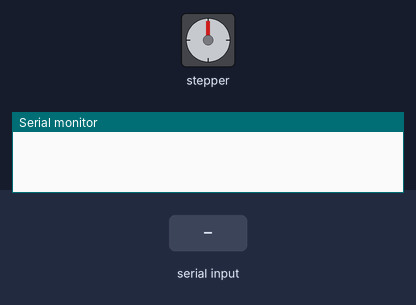
Bench run of a sketch on a simulated Arduino Uno, built with avr-gcc and run on an emulated ATmega328P. On the bench: stepper motor, the last lines printed to the serial monitor. Wiring (inferred from the names in the program): stepper motor driver (200 steps per turn assumed): step pin 3; direction pin 2. Inputs (shaded band) come from the test bench.

Above: at 1.2 s.
1.3 s: "+" received over Serial
At 1.45 s:
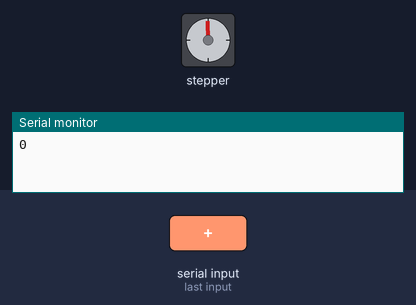
At 2.05 s:
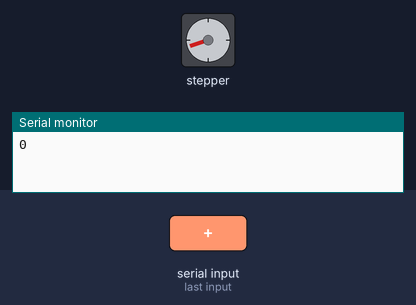
Timing chart, 0 to 13.3 s (numbered marks = the images above; inputs shaded):
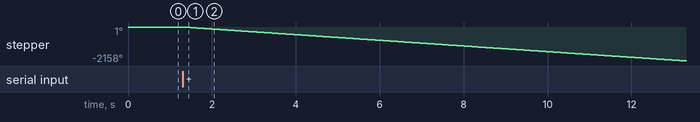

Measured:
- after the input at 1.3 s, stepper: keeps turning counter-clockwise at about 180°/s, starting at once

The sketch:

Stepper_EasyDriver.ino
```cpp
const int dirPin = 2;
const int stepPin = 3;

int v_speed = 100; // step per second
int v_steps = 0;

void setup() {
  // put your setup code here, to run once:

  pinMode(dirPin, OUTPUT);
  pinMode(stepPin, OUTPUT);

  Serial.begin(9600);

} //setup()

void loop() {
  // put your main code here, to run repeatedly:

  if ( Serial.available()) {
     char ch = Serial.read();

     if (isDigit(ch)) {
        v_steps = v_steps * 10 + ch - '0';
       Serial.println(v_steps);
     } else if (ch == '+' ) {
       Serial.println(v_steps);
       step(v_steps);
       v_steps = 0;
     } else if ( ch == '-' ) {
       Serial.println(v_steps);
       step (-v_steps);
       v_steps = 0;
     } else if ( ch == 's' ) {
       v_speed = v_steps;
       Serial.print("Setting speed to ");
       Serial.println(v_steps);
       v_steps = 0;
     }
  } // Serial available

} // loop

void step(int v_steps)
{
    int stepDelay = 1000 / v_speed;
    int stepsLeft ;

    if ( v_steps > 0 ){
       digitalWrite(dirPin, HIGH);
       stepsLeft = v_steps;
    }

    if ( v_steps < 0 ){
       digitalWrite(dirPin, LOW);
       stepsLeft = -v_steps;
    }

    while ( stepsLeft > 0)
    {
      digitalWrite(stepPin, HIGH);
      delayMicroseconds(1);
      digitalWrite(stepPin, LOW);
      delay(stepDelay);
      stepsLeft--;
    }

} //step()
```
